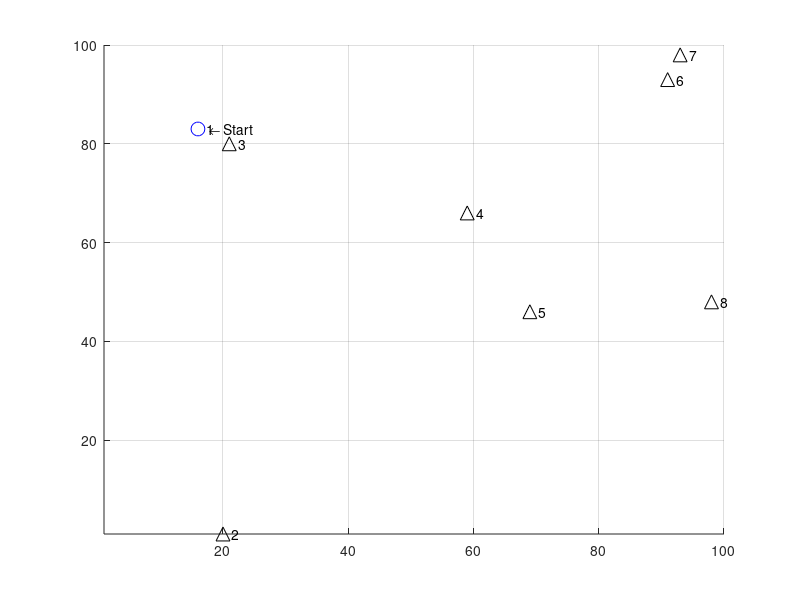

This chart was generated by the following MATLAB code:
% TSP
% Kai Brooks
% github.com/kaibrooks
% Jun 2019
%
% Solves the travelling salesman problem
% Program first solves using the np method and plots it in blue
% Program then uses nn algorithm and solves it in red
%

% Init
clc
close all
clear all
format

% --- Main options --------------------------------------------------------

maxCities = 8;          % (default 9) number of cities to visit, this is the 'n'
% decrease this if it hurts the hardware
gifOutput = 0;          % enables gif output and generation, slows rendering
filename = 'tsp.gif';    % output filename for the gif

twelveCitySeed = 0;     % use pre-computed 12-city seed and skips the bf calculation
% if 0, shuffles seed instead and runs bf normally

% TCS route: 1, 2, 4, 7, 9, 10, 12, 11, 8, 6, 5, 3, 1
% TCS index: 35462161
% TCS dist: 300.25
% TCS NN algorithm path is 1.04x (3.84%) longer and 3628800.00x computationally faster.

% Algorithm enables (with all disabled, just generates the map)
bf = 0;                   % bruteforce algorithm
nn = 0;                   % nearest-neighbor algorithm
gena = 1;                 % genetic algorithm

% sub-algorithms
gaRandomCrossover = 0;    % random crossover variant
gaOrderedCrossover = 1;   % ordered crossover variant

% --- Advanced options and generator settings -----------------------------

outputResults = 0;      % (default 1) shows analysis at completion

gaSelectionFactor = 2;    % (default 2) fractional number of members to select each epoch (eg: 3 = 1/3 of members)
gaInitPopSize = 12;     % (default ???) population for genetic algorithm



bfTickSize = 10000;     % (default 10000) tick size for timing BF algorithm. Higher numbers = more accuracy, slower to display estimate

minLoc = 1;             % (default 1) minimum coordinate to generate for city locations
maxLoc = 100;           % (default 100) maximum coordinate to generate for city locations
plotMarkerSize = 10;    % (default 10) size of markers on map
showLabels = 1;         % (default 1) display city numbers on plot

verbose = 0;            % outputs things, maybe
attempts = 100;         % number of attempts to bruteforce the solution before giving up
maxCpuTime = 100;       % max loops various functions will use before giving up and moving on

% --- Zero other variables (do not modify) --------------------------------

totalDist = 0;          % total distance travelled
gifWritten = 0;         % one-time check for gif creation

o_nn = 0;               % big o for nearest neighbor method
o_bf = 0;               % big o for bruteforce method
o_ga = 0;
nn_distance = 0;        % total minimum distance
bf_distance = 0;
ga_distance = 0;
bf_time = 0;            % time to run algorithm
nn_time = 0;
ga_time = 0;

nnSecs = 0;
bruteforce_minimum_vec = 0;

% --- Program start -------------------------------------------------------

% Override the rng if using the precomputed seed
if twelveCitySeed
    rng('default')
    maxCities = 12;
else
    rng('shuffle')
end

% Generate points
cities = randi([minLoc, maxLoc],2,maxCities); % generate matrix
cities = rot90(cities);  % rotate to form cities(x1,y1) for each point
cities = unique(cities,'rows'); % remove duplicate entries

if (length(cities) ~= maxCities)
    fprintf('*** Generated duplicate city coordinates, pruning %i entries.\n*** New maxCities = %i \n', maxCities - length(cities), length(cities))
end

maxCities = length(cities);  % shorten everything else if we don't have enough cities


startingCity = randi(maxCities);    % randomize starting city
currentCity = startingCity;         % and remember its where we started

visited = zeros([maxCities],1);     % boolean to mark each visited city
visited(currentCity) = 1;           % we're already in our city, so mark it

visitedOrder = zeros([maxCities],1); % vector to store the order which we visited each city
visitedOrder(currentCity) = 1;      % mark out starting city on the path

% Create figure
%f = figure('units','normalized','outerposition',[0 0 1 1]);
axis tight manual % this ensures that getframe() returns a consistent size

hold on
grid on

xlim([minLoc maxLoc])
ylim([minLoc maxLoc])

txt = '    \leftarrow Start';

% Plot cities
for i=1:maxCities
    
    if i == startingCity
        plot(cities(i,1),cities(i,2),'bo','MarkerSize',plotMarkerSize)
        
    else
        plot(cities(i,1),cities(i,2),'k^','MarkerSize',plotMarkerSize)
    end
    if showLabels, text(cities(i,1),cities(i,2),sprintf('   %i', i)), end
    
end

txt = '    \leftarrow Start';
text(cities(startingCity,1),cities(startingCity,2),txt)

% --- Algorithms ----------------------------------------------------------
% Bruteforce algorithm (bf)
if bf
    fprintf('Generating bf pathing matrix...\n')
    % Create gigantic bruteforce path matrix: o(n!)
    arr = [2:maxCities];
    bfVisitOrder = perms(arr);
    bfVisitOrder = rot90(bfVisitOrder); % flip it to make indexing easier
    
    arr = ones(1,length(bfVisitOrder)); % create array of 1's
    bfVisitOrder = [arr;bfVisitOrder];  % append to the beginning
    
    % Add original city back onto end to complete the loop
    for i = 1:length(bfVisitOrder)
        bfVisitOrder(maxCities+1,i) = bfVisitOrder(1,i);
    end
    
    bf_omax = numel(bfVisitOrder); % get total size of matrix
    bfEstimatedTime = 0;    % zero the estimation before starting the loop
    %minDist = maxLoc^2;  % starting minimum distance
    % while sum(visited) < maxCities
    
    for j=1:length(bfVisitOrder)
        o_bf = o_bf + 1;
        
        if j==1,tic,end % start the clock on 2
        
        for i=1:maxCities
            o_bf = o_bf + 1;
            
            a = [cities(bfVisitOrder(i,j),1),cities(bfVisitOrder(i,j),2)];
            b = [cities(bfVisitOrder(i+1,j),1),cities(bfVisitOrder(i+1,j),2)];
            
            checkDistance = [a;b]; % select two points
            distance = pdist(checkDistance,'euclidean');   % find distance between them
            %distance = floor(distance); % truncate
            totalDist = totalDist + distance;
            
            bfSegmentDistances(i,j) = distance;
            
        end
        
        if j==bfTickSize
            timing = toc;
            bfEstimatedTime = timing*(length(bfVisitOrder)/bfTickSize) % timing*((length(bfVisitOrder)-bfTickSize)/bfTickSize) for 'time remaining as of this timing'
            bfTimeTicks = length(bfVisitOrder)/bfTickSize;
        end
        
        bfDistances(j) = totalDist; % store the total path length
        totalDist = 0;              % reset for the next run
        
        % Output running information
        clc
        fprintf('Starting BF for n=%i, O(n!)=%i \n',maxCities, bf_omax)
        
        if length(bfVisitOrder) > bfTickSize % only display if enough data to estimate
            if bfEstimatedTime > 0
                fprintf('Estimated runtime: %s\n',formatTime(bfEstimatedTime))
            else
                fprintf('Estimated runtime: (Sampling %i more times..)\n',bfTickSize-j)
            end
        end
        fprintf('Current runtime  : %s\n',formatTime(toc))
        fprintf('Computing optimal route... %.2f%% \n', (o_bf / bf_omax) * 100)
        
    end % end of loop
    
    % Find min value
    [bfMinDist,bfMinIndex] = min(bfDistances);
    %bruteforce_path_taken = bfVisitOrder(:,bfMinIndex)
    
    %min(bfDist)
    %bfDist(j)
    
    %bfDist
    %     bfMinIndex
    %     bfDistances(bfMinIndex)
    bf_distance = bfMinDist;    % save for comparison
    
    % Plot it
    for i=1:maxCities
        
        a = [cities(bfVisitOrder(i,bfMinIndex),1), cities(bfVisitOrder(i,bfMinIndex),2)];
        b = [cities(bfVisitOrder(i+1,bfMinIndex),1), cities(bfVisitOrder(i+1,bfMinIndex),2)];
        
        x = [a(1), b(1)];
        y = [a(2), b(2)];
        plot(x,y,'b--','LineWidth',plotMarkerSize/8)
        
        
        %bfVisitOrder(i:4,bfShortest) gives path
        
    end
    bfSecs = toc;
    if bfSecs > 0
        hours = 0;
        mins = 0;
        secs = 0;
        
        mins = floor(bfSecs / 60);
        secs = (rem(bfSecs, 60));
        
        if mins > 60
            hours = floor(mins / 60);
            mins = mins - (hours*60);
        end
        
        bf_time = sprintf('%ih%im%.0fs',hours,mins,secs); % format time
    end
    
    %fprintf('BF method complete in %.2f seconds\n', toc)
end

% Clear variables between runs
totalDist = 0;
minDist = 0;

% Nearest Neighbor Algorithm
if nn
    fprintf('Computing nearest neighbor route...\n')
    for j = 2:maxCities
        if j==2,tic,end % start the clock on 2
        
        o_nn = o_nn + 1;
        
        ccLoc = [cities(currentCity,1), cities(currentCity,2)]; % coords of current city
        
        minDist = maxLoc^2;   % starting distance, make maximum possible
        
        for i = 1:maxCities
            o_nn = o_nn + 1;
            
            if visited(i), continue, end % skip cities we've visited
            
            a = ccLoc;  % current city coordinates
            b = [cities(i,1),cities(i,2)];
            
            checkDistance = [a;b]; % select two points
            
            distance = pdist(checkDistance,'euclidean');    % find distance between them
            
            % Draw decision lines
            if gifOutput
                % Draw 'decision' line
                x = [cities(currentCity,1), cities(i,1)];
                y = [cities(currentCity,2), cities(i,2)];
                
                h = plot(x,y,'g:','LineWidth',plotMarkerSize/8)
                uistack(h,'bottom');
                
                drawnow
                % Capture the plot as an image
                title("" + o_nn)
                if  gifWritten == 0
                    gifWritten = 1;
                    gif(filename,'DelayTime',0.01,'LoopCount',1,'frame',gcf)
                else
                    gifWritten = 1;
                    gif
                end
            end
            
            if distance < minDist
                minDist = distance;
                nextCity = i;
                nextLoc = [cities(i,1),cities(i,2)];
            end
            
            
        end
        
        if j == maxCities+1
            a = [cities(maxCities,1),maxCities(2)];  % current city coordinates
            b = [cities(1,1),cities(1,2)];
            
            checkDistance = [a;b]; % select two points
            distance = pdist(checkDistance,'euclidean');   % find distance between them
            totalDist = totalDist + distance;
        end
        
        %  what we found for the next move
        minDist;
        nextCity;
        
        %fprintf('Moving to city %i with a distance of %.2f \n',nextCity,minDist)
        
        % Plot line to shortest next, vector 1 is both x's, 2 is both y's
        x = [cities(currentCity,1), cities(nextCity,1)];
        y = [cities(currentCity,2), cities(nextCity,2)];
        plot(x,y,'r--','LineWidth',plotMarkerSize/8)
        
        %txt = 'Next \rightarrow  ';
        %text(cities(nextCity,1),cities(nextCity,2),txt,'HorizontalAlignment','right')
        
        % Update for next loop
        currentCity = nextCity;
        visited(nextCity) = 1;
        visitedOrder(j) = nextCity;
        minDist; % verbose
        totalDist = totalDist + minDist;
        
        % Break if we've visited everything
        if sum(visited) == maxCities, break, end
        
    end
    
    % Complete the loop
    
    a = [cities(currentCity,1), cities(currentCity,2)];  % current city coordinates
    b = [cities(startingCity,1),cities(startingCity,2)];
    
    checkDistance = [a;b]; % select two points
    distance = pdist(checkDistance,'euclidean');
    minDist;
    totalDist = totalDist + distance; % Update total distance once more
    
    x = [cities(currentCity,1), cities(startingCity,1)];
    y = [cities(currentCity,2), cities(startingCity,2)];
    plot(x,y,'r--','LineWidth',plotMarkerSize/8)
    
    if gifOutput
        drawnow
        gif
    end
    
    nn_distance = totalDist;
    
    nn_time = formatTime(toc);
end

% Clear variables between runs
totalDist = 0;
minDist = 0;

% genetic algorithm
if gena
    % create genes
    linearPath = [1:maxCities];
    
    for i=1:gaInitPopSize
        gaVisitOrder(i,:) = linearPath(randperm(length(linearPath)));
    end
    
    % shift matrix so starting city is correct
    for i=1:gaInitPopSize
        k = find(gaVisitOrder(i,:) == startingCity);
        gaVisitOrder(i,:) = circshift(gaVisitOrder(i,:), (maxCities+1) - k);
    end
    
    % copy first entry and place it on back
    arr = ones(1,gaInitPopSize);
    arr = arr * startingCity;
    
    gaVisitOrder;
    gaVisitOrder = flip(rot90(gaVisitOrder)); % rearrange for visitation reasons
    gaVisitOrder = [gaVisitOrder;arr];
    
    % dont add remaining city, just go back to it and let the ga sort it out?
    
    % calculate lengths of each option
    for j=1:gaInitPopSize
        o_ga = o_ga + 1;
        
        if j==1,tic,end % start the clock on 2
        
        for i=1:maxCities % if -1 because we loop back around instead of indexing the path back to start
            o_ga = o_ga + 1;
            
            a = [cities(gaVisitOrder(i,j),1),cities(gaVisitOrder(i,j),2)];
            b = [cities(gaVisitOrder(i+1,j),1),cities(gaVisitOrder(i+1,j),2)];
            
            checkDistance = [a;b]; % select two points
            distance = pdist(checkDistance,'euclidean');   % find distance between them
            %distance = floor(distance); % truncate
            totalDist = totalDist + distance;
            
            gaSegmentDistances(i,j) = distance;
            
        end
        
        % timing
        %         if j==bfTickSize
        %             timing = toc;
        %             bfEstimatedTime = timing*(length(bfVisitOrder)/bfTickSize) % timing*((length(bfVisitOrder)-bfTickSize)/bfTickSize) for 'time remaining as of this timing'
        %             bfTimeTicks = length(bfVisitOrder)/bfTickSize;
        %         end
        
        gaDistances(j) = totalDist; % store the total path length
        totalDist = 0;              % reset for the next run
        
        % Output running information
        %         clc
        %         fprintf('Starting BF for n=%i, O(n!)=%i \n',maxCities, bf_omax)
        %
        %         if length(bfVisitOrder) > bfTickSize % only display if enough data to estimate
        %             if bfEstimatedTime > 0
        %                 fprintf('Estimated runtime: %s\n',formatTime(bfEstimatedTime))
        %             else
        %                 fprintf('Estimated runtime: (Sampling %i more times..)\n',bfTickSize-j)
        %             end
        %         end
        %         fprintf('Current runtime  : %s\n',formatTime(toc))
        %         fprintf('Computing optimal route... %.2f%% \n', (o_bf / bf_omax) * 100)
        
    end % end of loop
    
    % normalize values for selection process (vector sum = 1)
    %gaVisitOrder
    %gaDistances
    gaFitness = gaDistances ./ norm(gaDistances,1);
    preMean = mean(gaFitness);
    %gaFitness
    
    
    % ** select members
    selected = zeros(1,gaInitPopSize);
    while sum(selected) < (gaInitPopSize/gaSelectionFactor) % run until it selects 1/selectionFactor of the members
        a = rand();
        for i = 1:gaInitPopSize;
            a = a - gaFitness(i);
            %fprintf('%.4f - %.4f\n',a,gaFitness(i))
            if a < 0
                %fprintf('Selected:  %i\n',i)
                gaFitness(i) = 0;
                selected(i) = 1;
                break
            end
        end
    end
    
    % get parents chromosomes
    tempMean = 0;
    k = 0;
    for i = 1:gaInitPopSize
        if gaFitness(i)
            k = k + 1;     % write to the correct indexes to prevent zero values
            gaParentChrom(:,k) = gaVisitOrder(:,i); % write parents chromosomes for use in breeding
            tempMean(k) = gaFitness(i); % capture mean for statistical reasons 
        end
    end
    
    postMean = mean(tempMean(tempMean ~= 0));
    fprintf('Mean %.4f -> %.4f (%.6f change)\n', preMean, postMean, postMean/preMean)
    
    % breed new population
    %for j = 1:gaInitPopSize/4
    %gaParentChrom
    popNeeded = gaInitPopSize;
    k = 0; % indexing fix
    hit = 0;
    miss = 0;
    
    % random swap subalgorithm
    if gaRandomCrossover
        while popNeeded > 0
            
            for i = 2:maxCities   % = 2:n because the start and end cities never change
                parenta = gaParentChrom(i,1);
                parentb = gaParentChrom(i,2);
                
                if round(rand) == 1
                    newMember(i) = parenta;
                else
                    newMember(i) = parentb;
                end
                
                if verbose, fprintf('Mix %i and %i -> %i\n' ,parenta,parentb,newMember(i)), end
            end
            
            if length(unique(newMember)) == length(newMember)
                k=k+1;
                popNeeded = popNeeded -1;
                newPop(k,:) = newMember;
                hit = hit+1;
            else
                miss = miss+1;
            end
            
        end
        
        newPop
        newPop = unique(newPop,'rows')
        
        hit
        miss
        
    end
    
    
%     parenta = gaParentChrom(i,1);
%     parentb = gaParentChrom(i,2);
%     
if gaOrderedCrossover
    k = 0;
    i = 0;
    [tempLength tempHeight] = size(gaParentChrom);
    crossoverPoint = randi([2 length(gaParentChrom)-2]) % ignore first and last entries since those are start/loop paths
    gaParentChrom
    for j = 1:1%2:tempHeight-1
        clear childa, clear childb;
        
        
        
        childPart1 = gaParentChrom(1:crossoverPoint,j); %,j
        tempChild = gaParentChrom(:,j+1);
        
        for i = 2:length(tempChild)
            if verbose, fprintf('Checking for duplicate chromosomes: %i\n',tempChild(i)), end
            if ~ismember(tempChild(i),childPart1)
                k=k+1;
                if verbose, fprintf('Adding %i to chromosome\n',tempChild(i)), end
                childPart2(i,1) = tempChild(i);
            end
        end
        childPart2 = childPart2(childPart2 ~= 0);
        
        %childPart1
        %childPart2
        
        newChild = [childPart1;childPart2;childPart1(1)]
        
        
%         for i = 2:length(gaParentChrom)
%             % add unique elements from second parent one-by-one
%             %if ~ismember(gaParentChrom(i, j+1),childa) % if _, is in ,_ -- indexed by down, right
%                 fprintf('Adding %i to chromosome\n',gaParentChrom(i, j+1)) 
%                 %k=k+1;
%                 childb(i) = gaParentChrom(i, j+1);
%                 
%             %end 
%   
%         end
        
%childPart1
%tempChild

        %childb = rot90(childb); % rotate for concatenation
        newChild = [childPart1; tempChild; childPart1(1)]; % concatenate parents chromosomes, plus starting city at the end
        newChild = newChild(newChild ~= 0);     % wipe excess zeroes
        newPop(:,ceil(j/2)) = newChild;         % ceil to remove every other column of zeroes
        
        %gaParentChrom(:,k)
        
    end
    
    %newPop = newPop(newPop ~= 0);
    %newPop
    
end % end of algorithm

    % select parents
    %parenta = 
    %parentb = 
    
   
    % for i = 1:initPopSize
    %     dnabi(i,:) = round(rand(1,dnaLength)); % dna with word length = maxCities
    %     % dna stored by (i,j), where i = chromosome (entire thing), j = alele (bit)
    %     clc
    %     fprintf('\n')
    %     fprintf('Generating %i more population...\n',initPopSize-i)
    % end
    % popGenTime = formatTime(toc);
    % fprintf('Population generated in %s\n',popGenTime)
    %
    % dnabi;
    %
    % % convert DNA into number for pathing
    % tic
    % fprintf('Converting genes to path order...\n')
    % for k = 1:initPopSize           % population
    %     for j = 1:maxCities         % chromosome
    %         for i = 1:wordLength    % word
    %             temp(i) = dnabi(k, i+((j*wordLength)-wordLength) );
    %         end
    %         gaVisitOrder(k,j) = bi2de(flip(temp)); % flip so the lsb is the rightmost bit
    %         clear temp;
    %     end
    %     clc
    %     fprintf('Population generated in %s\n',popGenTime)
    %     fprintf('Generating %i more genes paths...\n',initPopSize-k)
    %
    % end
    %
    % fprintf('Path order generated in %s\n',formatTime(toc))
    %
    % gaVisitOrder;
    
    % gaVisitOrder = gaVisitOrder+1; % how to add 1 for route calculation
    
    % --- wipe out all invalid genes
    
    % Determine if rows have duplicate entries (and are thus invalid)
    % uniqueEntries = 0;
    % for i = 1:initPopSize
    %     a = gaVisitOrder(i:i,:);
    %     if length(a) == length(unique(a))
    %         %fprintf('%i: unique\n',i)
    %         uniqueEntries = uniqueEntries + 1;
    %     else
    %         %fprintf('%i: not unique\n',i)
    %     end
    % end
    %
    % uniqueRatio = uniqueEntries / initPopSize;
    %
    % fprintf('%i valid chromosomes: %.2f%%',uniqueEntries, uniqueRatio*100)
end

if outputResults
    fprintf('\nTravelling done!\n')
    fprintf('------- Results -------\n')
    
    fprintf(1, 'Alg. |\tBF\t\tNN\t\tGA\n')
    fprintf(1, 'O(n) |\t%i\t\t%i\t\t%i\n', o_bf, o_nn, o_ga)
    fprintf(1, 'Dist.|\t%.2f\t\t%.2f\t\t%.2f\n', bf_distance, nn_distance, ga_distance')
    fprintf(1, 'Time |\t%s\t\t%s\t\t%s\n', bf_time, nn_time, ga_time)
    fprintf('\n')
    fprintf('NN algorithm path is %.2fx (%.2f%%) longer and %.2fx computationally faster.\n',nn_distance/bf_distance, (abs(1-(nn_distance/bf_distance)))*100, o_bf/o_nn)
end

% Functions
function t=formatTime(secs);
% Input seconds, output formatted '_h_m_s'

if secs == 0
    t=sprintf('(no time available)');
    return
elseif secs < 1
    t=sprintf('<1s');
    return
else
    hours = 0;
    minutes = 0;
    seconds = 0;
    minutes = floor(secs / 60);
    seconds = rem(secs, 60);
    if minutes > 60
        hours = floor(minutes / 60);
        minutes = minutes - (hours*60);
    end
    t=sprintf('%ih%im%.0fs',hours,minutes,seconds);
    return
end
end
